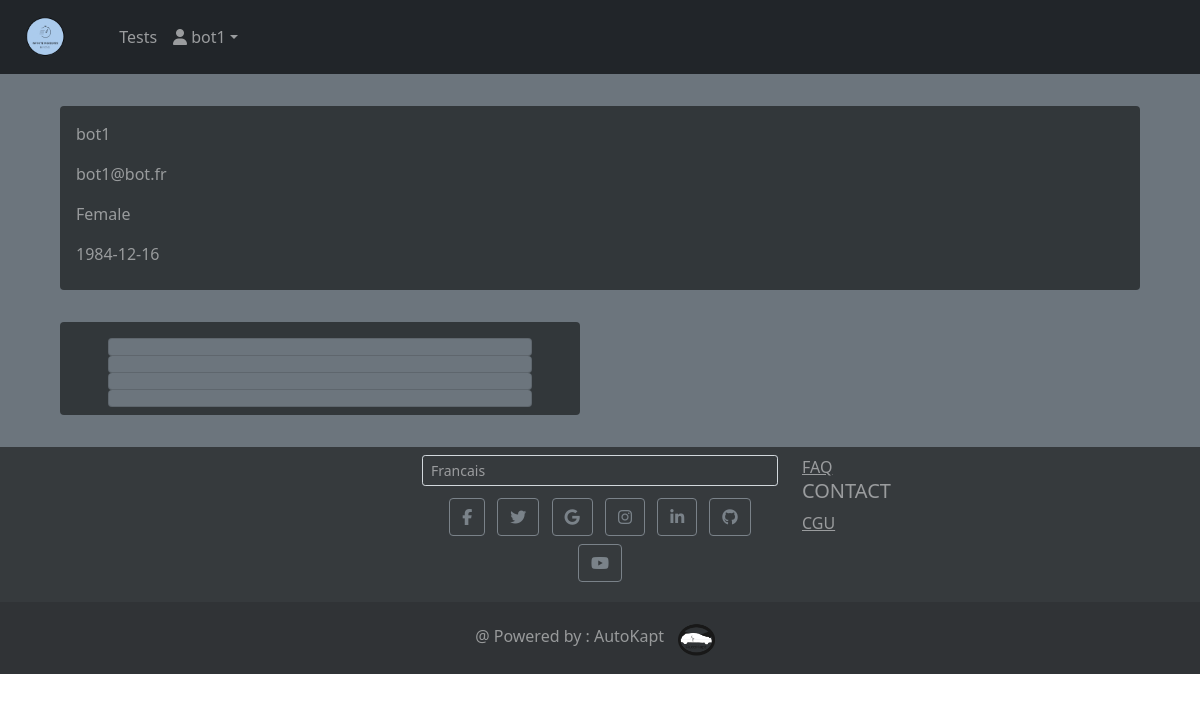
Page /View/profile/myProfile.php (signed in) on the committed database.
### tables this page shows
CREATE TABLE `users` (
  `usersId` int(11) NOT NULL,
  `usersUsername` varchar(20) NOT NULL,
  `usersEmail` varchar(128) NOT NULL,
  `usersPassword` varchar(128) NOT NULL,
  `usersGender` varchar(30) NOT NULL,
  `usersBirth` date NOT NULL,
  `usersAccess` int(11) NOT NULL,
  `usersLanguage` int(11) NOT NULL DEFAULT 0,
  `usersManager` int(11) DEFAULT NULL
);

### Model/functions.inc.php (called while the page is built, shortened)
<?php
function resultToArray($result) {
    $rows = array();
    while($row = $result->fetch_assoc()) {
        $rows[] = $row;
    }
    return $rows;
}
function getInfo($conn, $sessionId){
    $sql = "SELECT usersEmail, usersGender, usersBirth FROM users WHERE usersId =?;";
    $stmt = mysqli_stmt_init($conn);
    if(!mysqli_stmt_prepare($stmt, $sql)){
        echo "error5";
        exit();
    } else {
        mysqli_stmt_bind_param($stmt, "i", $sessionId);
        mysqli_stmt_execute($stmt);
    }
    $result = mysqli_stmt_get_result($stmt);
    return resultToArray($result);
}

### View/profile/myProfile.php (the view, shortened to what this page needs)
<?php
  require_once($_SERVER['DOCUMENT_ROOT'].'/AutoKapt/bases/header.php');
  require_once __ROOT__.'Model/functions.inc.php';
  $array = getInfo($conn, $_SESSION['userId'])[0];
?>
<div class="container-fluid bg-secondary text-white-50">
	<div class="py-3"></div>
	<section class="dark2 py-2 mx-5 rounded">
    <div class="ms-3">
      <p> <?php echo $lang['profile-username'].$_SESSION['userUsername'] ?></p>
      <p> <?php echo $lang['profile-email'].$array['usersEmail'] ?> </p>
      <p> <?php echo $lang['profile-genre'].$array['usersGender'] ?> </p>
      <p> <?php echo $lang['profile-age'].$array['usersBirth'] ?> </p>
    </div>
  </section>
  <div class="py-3"></div>
  <div class="row">
    <div class="col-6 text-center">
      <section class="dark2 py-2 ms-5 me-2 rounded">
        <div class="list-group mx-5">
          <button id="changeUsername" class="list-group-item list-group-item-action btn bg-secondary"> <?php echo $lang['change-user'] ?> </button>
          <button id="changeEmail" class="list-group-item list-group-item-action btn bg-secondary"> <?php echo $lang['change-mail'] ?> </button>
          <button id="changePassword" class="list-group-item list-group-item-action btn bg-secondary"> <?php echo $lang['change-mdp'] ?> </button>
          <button id="deleteAccount" class="list-group-item list-group-item-action btn bg-secondary"> <?php echo $lang['supp-compte'] ?> </button>
        </div>
      </section>
    </div>
  </div>
  <div class="py-3"></div>
</div>
<?php
require_once(__ROOT__.'bases/footer.php');
?>

### CSS/style.css (style rules this page uses)
body { font-family: "Advent Pro", sans-serif; padding: 0; margin: 0; }
p { margin-left: 35 px; }
*, *::before, *::after { margin: 0; padding: 0; box-sizing: inherit; }
html { box-sizing: border-box; }
.dark2 { background-color: #32373a !important; }

### rows in the picture
users: usersEmail "bot1@bot.fr", usersGender "Female", usersBirth "1984-12-16"

### other values in the picture
$_SESSION["userUsername"] "bot1"
$_SESSION['userUsername'] "bot1"
